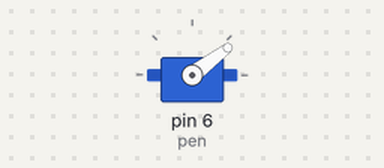
The sketch below on a simulated Arduino Uno, built with avr-gcc and run on an emulated ATmega328P. Shown: servo. Random numbers use the default seed unless the sketch sets one.

Above: at 0.15 s.
At 8.55 s:
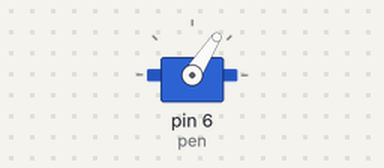
At 17.55 s:
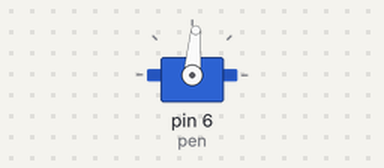
At 34.6 s:
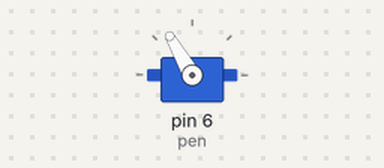
Timing chart, 0 to 40.0 s (numbered marks = the images above):
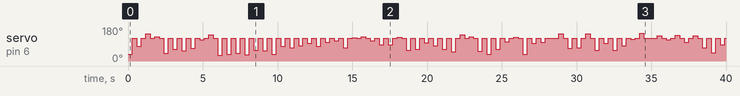

The sketch:

servo_pisak.ino
```cpp
#include <Servo.h>

Servo pen;

void setup() {
  pen.attach(6);   // pin sygnałowy serwa - pisak/ długopis
}

void loop() {

  pen.write(random(30, 150));   // ruch w lewo
  delay(300);

  pen.write(120);  // ruch w prawo
  delay(300);
  //for (int a = 40; a < 120; a += 2) pen.write(a);
}
```

Measured:
- by itself, servo on pin 6 (pen): 37° → 120° at 0.30 s, → 79° 0.30 s later, → 120° 0.30 s later, → 143° 0.30 s later, … (131 changes in this stretch)
